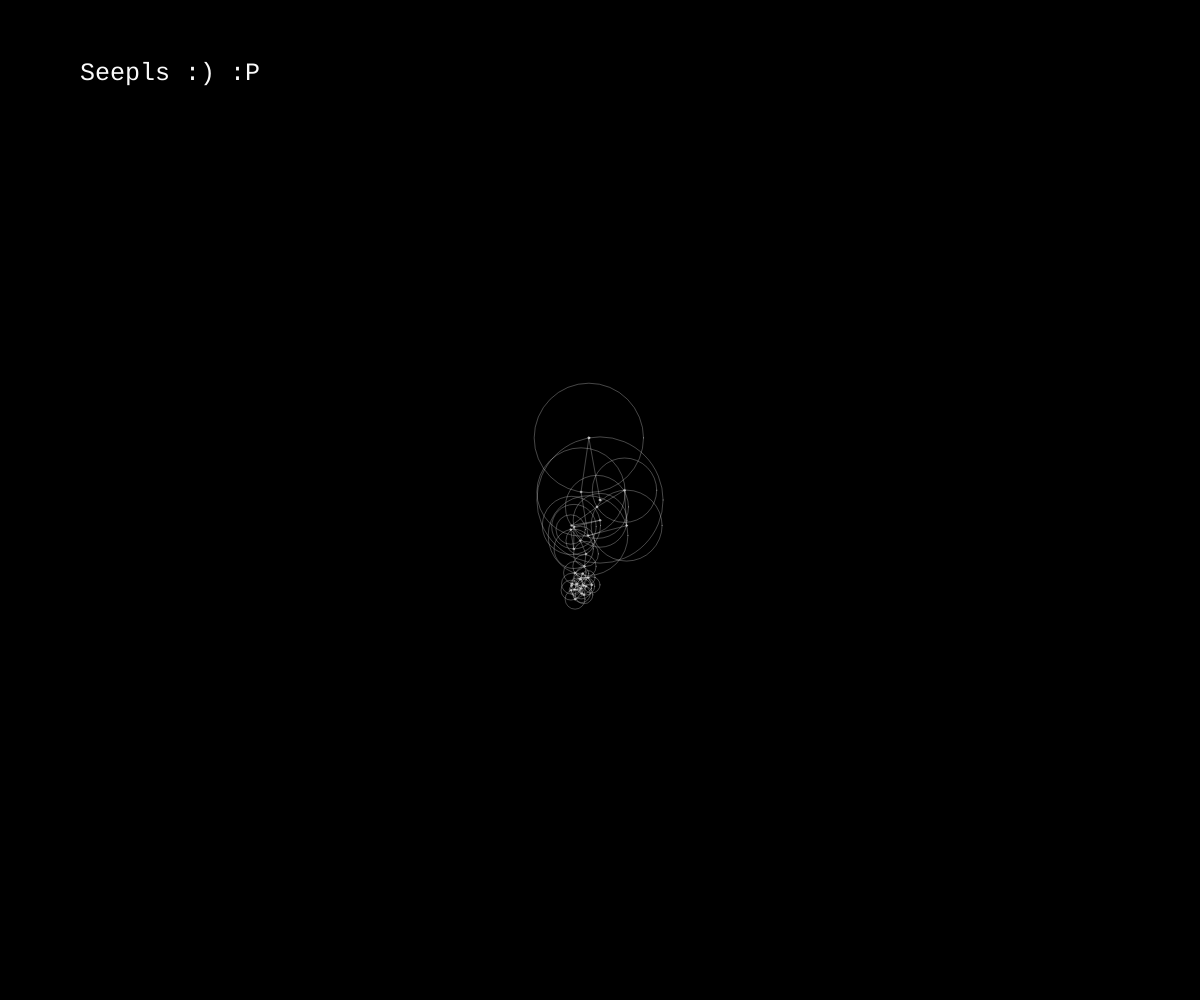
Frame 1 (no input)
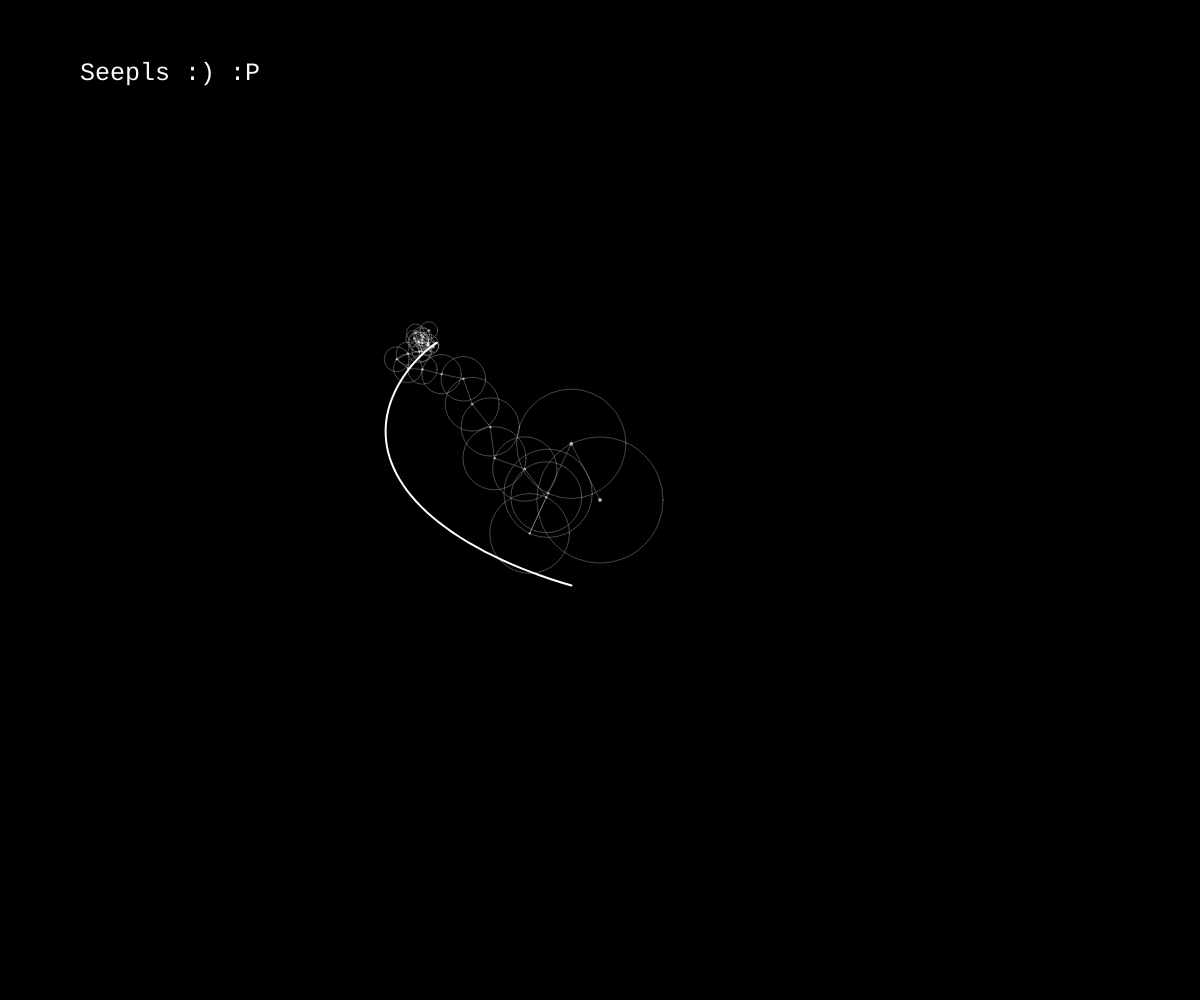
Frame 60 (no input)
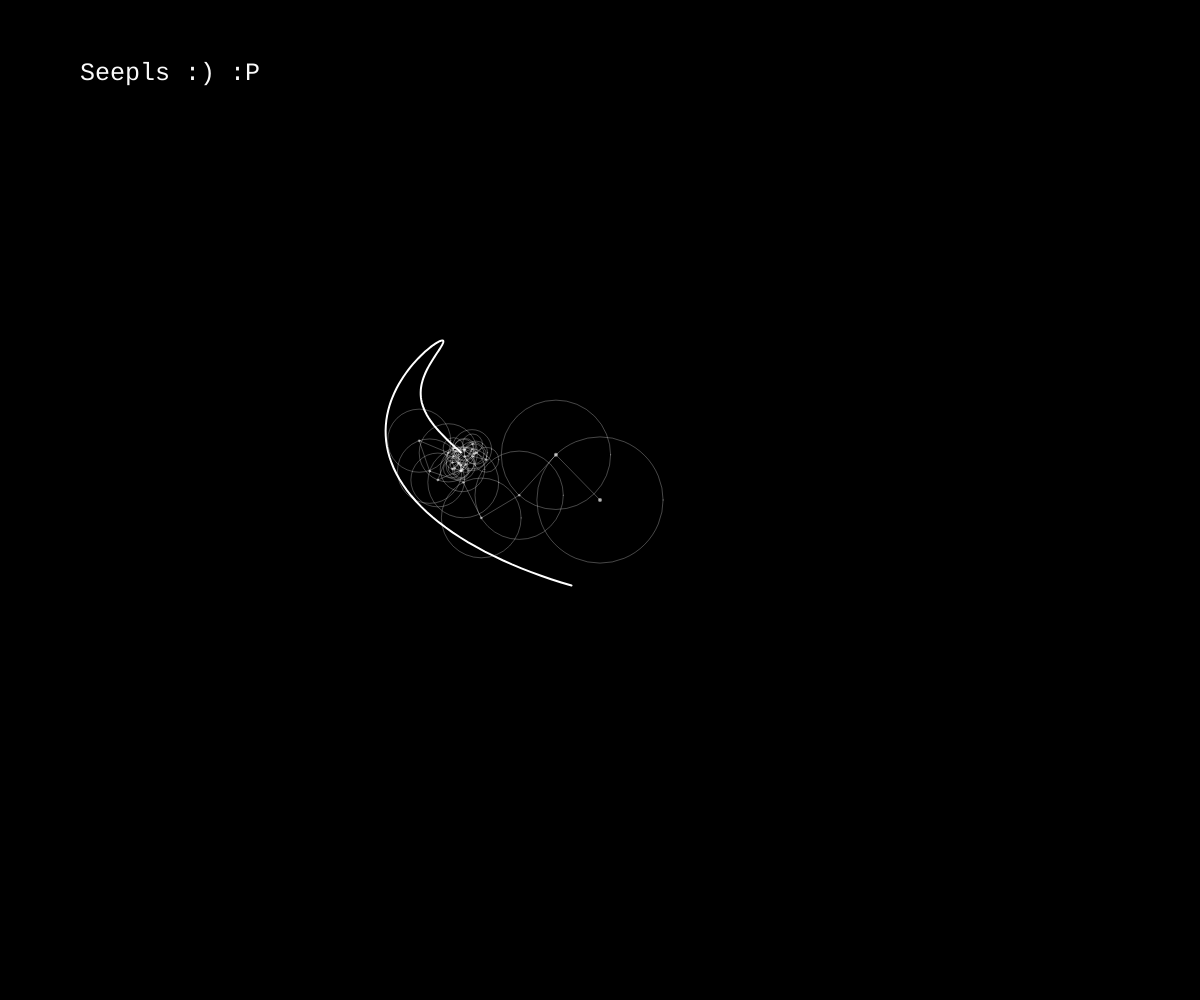
Frame 120 (the mouse pressed at the canvas centre since frame 60)

The p5.js sketch that drew these frames (run headless with seeded random() and noise() and a simulated clock; from frame 60 on, the mouse is pressed at the canvas centre):

// p5.js sketch
// ── sketch.js
// Generation of text "Seepls" using Fourier Series.

var b_t = 0;
var y_wave = [];

function setup() { 
  var __canvas = createCanvas(windowWidth, windowHeight);
} 	

function draw() {
  background(0);
  
  fill(250);
  noStroke();
  textFont('monospace');
  textSize(25);
  text("Seepls :) :P", 80, 80);
  
  translate(width/2, height/2);
  let m_x = 0;
  let u_y = 0;
  
  let x10_freq = [-1,1,2,-3,-2,3,7,-7,5,6,-4,8,9,14,12,13,10,-6,11,-5,-15,-10,-8,-12,-14,-11,4,15,16,-17];
  let mu_coeff = [63.118388975368504,54.67727719623326,44.173021585145484,39.8793145947866,35.46724657329891,32.208378579825066,31.55331359518135,29.11148004487249,26.890949824193523,22.255946978214375,19.626692176245783,14.716300202474612,14.393501548982481,12.478615979340432,11.65316026871935,11.292270447447676,10.45787279651488,10.3707223010895,9.94548309746015,9.943859857081096,8.829499269782549,8.770265255907516,8.752910460976315,8.221994338926239,8.158195430204918,6.916817905720429,6.191860577009642,6.112106167765009,6.025367931802287,5.288047113433678];
  // l;
  let x10_phase = [-1.748315791879811,1.7139183618774552,1.4121013764163104,-0.2532130192063159,-1.6309345694142,2.5969054738526935,2.5131756992519483,-0.17769886869149576,2.903637857214652,1.582380091434139,-1.7231061037755184,0.8610564841508481,1.1680248648077525,1.6879512518021076,2.5499616890438945,1.827213758542088,0.47891210975051407,2.984332437290356,1.1462757291643189,-0.45252667751669956,-1.3555288124872218,2.091083847003369,-1.3276402930427806,-0.060674482906333545,-2.0399919785084855,-2.5175878870677444,1.9672132792895807,2.2101188895221764,1.9001292509787755,-2.1883683985715043];
  stroke(255, 145);
	fill(255, 100);
	ellipse(m_x,u_y,2);
  for(let i = 0; i<mu_coeff.length;i++){
	  let px = m_x;
	  let py = u_y;
	  var r = mu_coeff[i];
    var w = x10_freq[i];
	  m_x += r*cos(w*b_t+x10_phase[i]);
	  u_y += r*sin(w*b_t+x10_phase[i]);
	  // line
    // x10
    stroke(25*10, 145);
	  fill(255, 100);
	  ellipse(m_x,u_y,2);
    strokeWeight(0.5);
	  noFill();
	  ellipse(px, py , r*2);
	  
	  line(px,py,m_x,u_y);
  }
  
  y_wave.unshift([m_x, u_y]);
  b_t += 0.005;
  if (y_wave.length > 1280)
	  y_wave.pop();
  
  //translate(400,0);
  
  line(m_x,u_y, 0, y_wave[0]);
  beginShape();
  stroke(255);
  strokeWeight(2);
  for (var i = 0;i<y_wave.length;i++)
	  vertex(y_wave[i][0], y_wave[i][1]);
  endShape();
}
